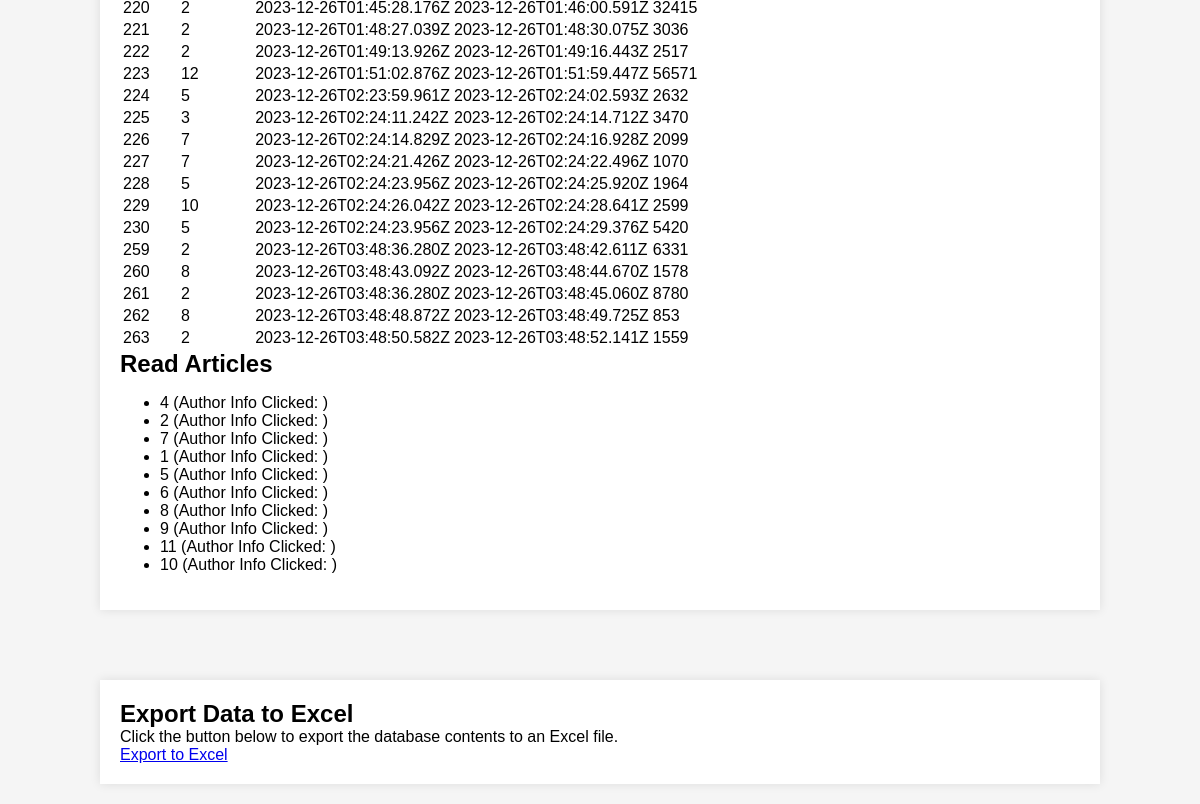
Before: /end (signed in, lower part) with the older database file.
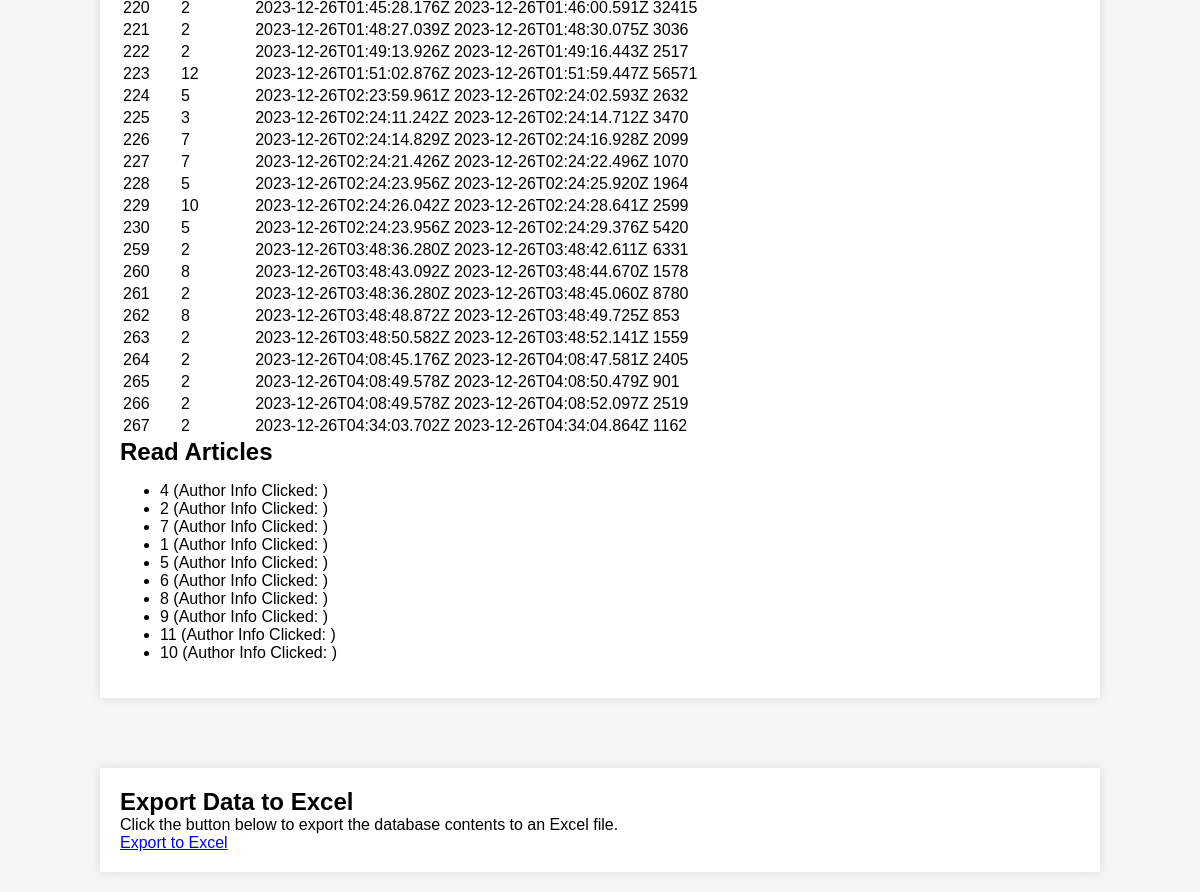
After: the same page with the newer database file.
### app.py (models this page shows)
class Visit(db.Model):
    id = db.Column(db.Integer, primary_key=True)
    user_id = db.Column(db.Integer, db.ForeignKey('user.id', name='fk_visit_user'), nullable=False)
    article_id = db.Column(db.String(255), nullable=False)
    start_time = db.Column(db.String(255), nullable=False)
    end_time = db.Column(db.String(255), nullable=False)
    duration = db.Column(db.Integer, nullable=False)

class ReadArticle(db.Model):
    id = db.Column(db.Integer, primary_key=True)
    user_id = db.Column(db.Integer, db.ForeignKey('user.id', name='fk_read_article_user'), nullable=False)
    article_id = db.Column(db.String(255), nullable=False, unique=True)
    author_info_clicked = db.Column(db.String(255), nullable=False)

### app.py (the view)
@app.route('/end')
def end_page():
    visit_history = Visit.query.filter_by(user_id=session['user_id']).all()
    read_articles = ReadArticle.query.filter_by(user_id=session['user_id']).all()
    articles = Article.query.all()
    return render_template('end.html', visit_history=visit_history, read_articles=read_articles, articles=articles)

### templates/end.html (shortened to what this page needs)
<!DOCTYPE html>
<html lang="en">
<head>
    <link rel="stylesheet" type="text/css" href="/static/styles.css">
</head>
<body>
    <div class="container">
        <table>
            <tbody>
                {% for visit in visit_history %}
                    <tr>
                        <td>{{ visit.id }}</td>
                        <td>{{ visit.article_id }}</td>
                        <td>{{ visit.start_time }}</td>
                        <td>{{ visit.end_time }}</td>
                        <td>{{ visit.duration }}</td>
                    </tr>
                {% endfor %}
            </tbody>
        </table>
        <h2>Read Articles</h2>
        <ul>
            {% for article in read_articles %}
                <li>{{ article.article_id }} (Author Info Clicked: {{ article.authorInfoClicked }})</li>
            {% endfor %}
        </ul>
    </div>
    {% if session['user_name'] == 'admin' %}
    <div class="container">
        <h2>Export Data to Excel</h2>
        <p>Click the button below to export the database contents to an Excel file.</p>
        <a href="/export-to-excel" class="export-button">Export to Excel</a>
    </div>
    {% endif %}
</body>
</html>

### static/styles.css (style rules this page uses)
body, h1, h2, p { margin: 0; padding: 0; }
body { font-family: Arial, sans-serif; background-color: #f5f5f5; }
.container { max-width: 80%; margin: 20px auto; padding: 20px; background-color: #fff; box-shadow: 0 0 10px rgba(0, 0, 0, 0.1); margin-top: 70px; }

Changed rows visible on the page:
added Visit: id "264", article_id "2", start_time "2023-12-26T04:08:45.176Z", end_time "2023-12-26T04:08:47.581Z", duration "2405"
added Visit: id "265", article_id "2", start_time "2023-12-26T04:08:49.578Z", end_time "2023-12-26T04:08:50.479Z", duration "901"
added Visit: id "266", article_id "2", start_time "2023-12-26T04:08:49.578Z", end_time "2023-12-26T04:08:52.097Z", duration "2519"
added Visit: id "267", article_id "2", start_time "2023-12-26T04:34:03.702Z", end_time "2023-12-26T04:34:04.864Z", duration "1162"
